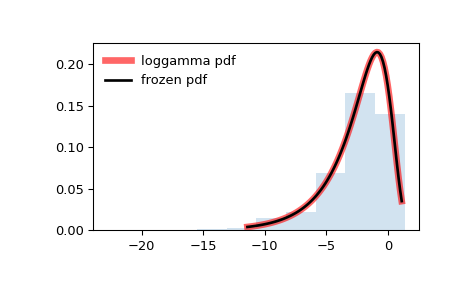

This chart was generated by the following Python code:
from scipy.stats import loggamma
import matplotlib.pyplot as plt
fig, ax = plt.subplots(1, 1)

# Calculate the first four moments:

c = 0.414
mean, var, skew, kurt = loggamma.stats(c, moments='mvsk')

# Display the probability density function (``pdf``):

x = np.linspace(loggamma.ppf(0.01, c),
                loggamma.ppf(0.99, c), 100)
ax.plot(x, loggamma.pdf(x, c),
       'r-', lw=5, alpha=0.6, label='loggamma pdf')

# Alternatively, the distribution object can be called (as a function)
# to fix the shape, location and scale parameters. This returns a "frozen"
# RV object holding the given parameters fixed.

# Freeze the distribution and display the frozen ``pdf``:

rv = loggamma(c)
ax.plot(x, rv.pdf(x), 'k-', lw=2, label='frozen pdf')

# Check accuracy of ``cdf`` and ``ppf``:

vals = loggamma.ppf([0.001, 0.5, 0.999], c)
np.allclose([0.001, 0.5, 0.999], loggamma.cdf(vals, c))
# True

# Generate random numbers:

r = loggamma.rvs(c, size=1000)

# And compare the histogram:

ax.hist(r, density=True, histtype='stepfilled', alpha=0.2)
ax.legend(loc='best', frameon=False)
plt.show()
